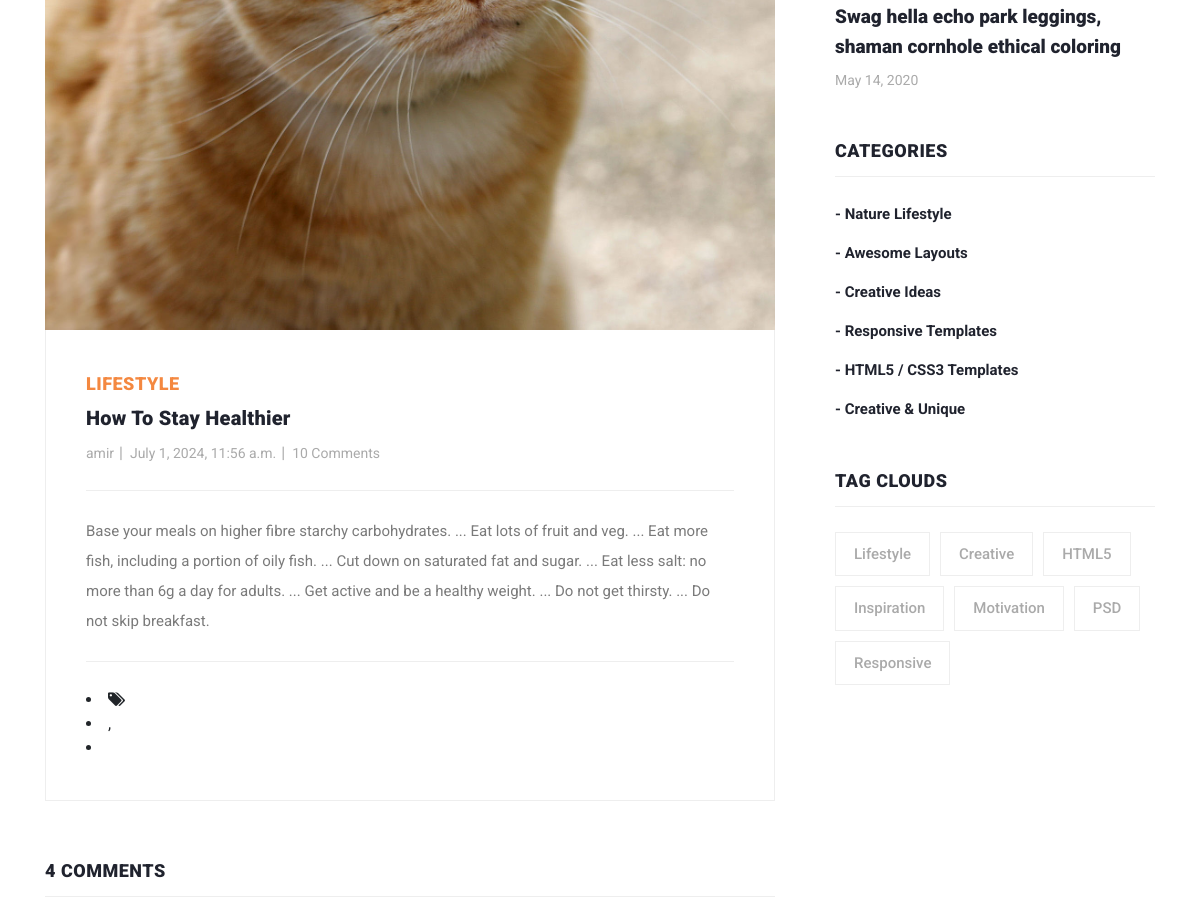
The page /post/details/1 (middle part) on the database as committed earlier.
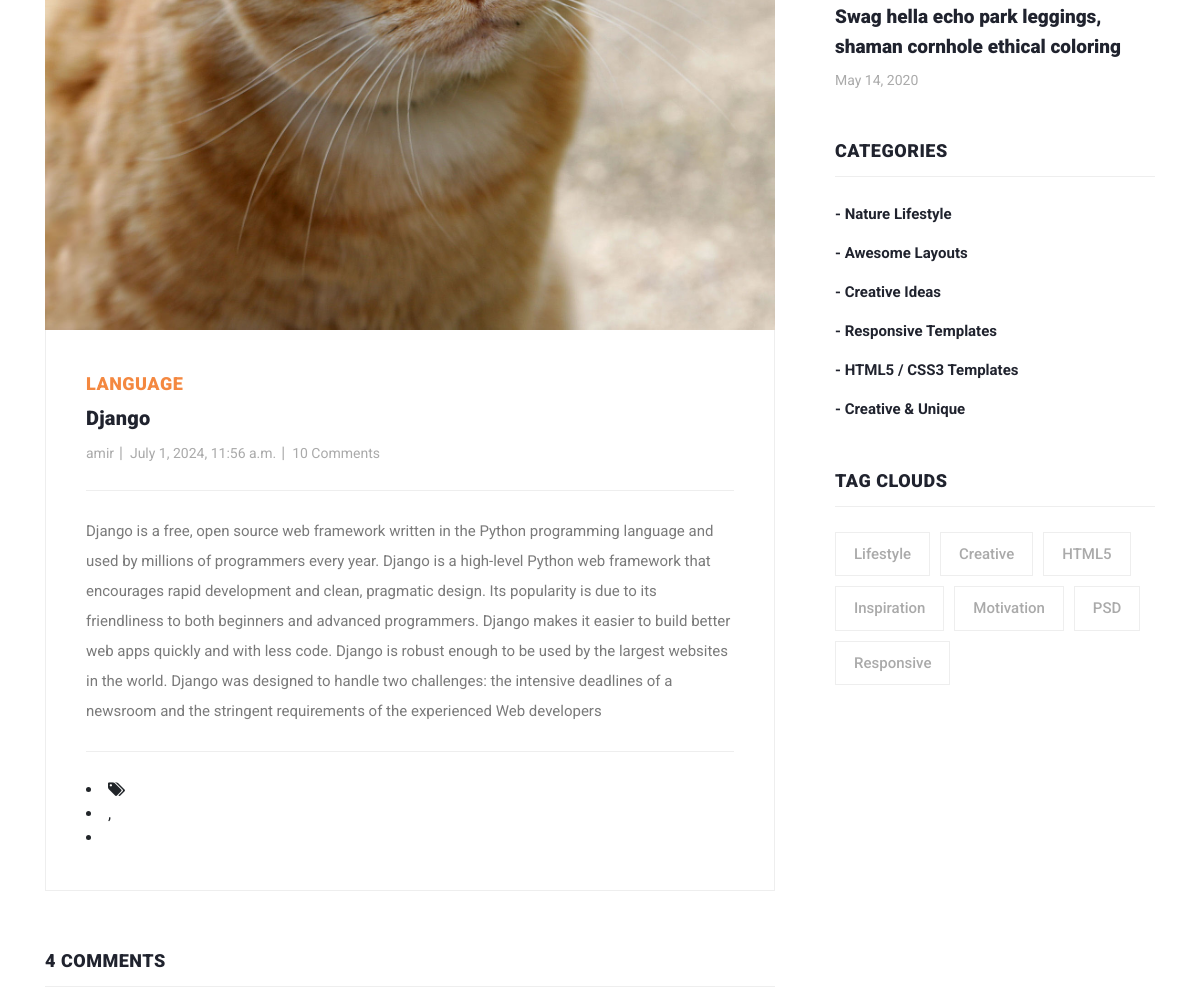
The same page on the database as committed later.
### post/models.py (models this page shows, shortened)
class Article(models.Model):
    author = models.ForeignKey(User, on_delete=models.CASCADE, null=True)
    category = models.ManyToManyField(Category)
    title = models.CharField(max_length=100)
    body = models.TextField()
    created_time = models.DateTimeField(auto_now_add=True)
    updated_time = models.DateTimeField(auto_now=True)
    image = models.ImageField(upload_to='images/post')

class Category(models.Model):
    title = models.CharField(max_length=100)
    def __str__(self):
        return self.title

### post/views.py (the view)
# urls.py: path('details/<int:pk>', views.post_details, name='details'),
def post_details(request, pk):
    articles = Article.objects.get(id=pk)
    return render(request, 'post/post-details.html', context={'articles': articles})

### post/templates/post/post-details.html (shortened to what the changed rows need)
{% load static %}
<!DOCTYPE html>
<html lang="en">
<head>
    <link href="{% static 'vendor/bootstrap/css/bootstrap.min.css' %}" rel="stylesheet">
    <link rel="stylesheet" href="{% static 'css/fontawesome.css' %}">
    <link rel="stylesheet" href="{% static 'css/templatemo-stand-blog.css' %}">
    <link rel="stylesheet" href="{% static 'css/owl.css' %}">
</head>
<body>
<section class="blog-posts grid-system">
    <div class="container">
        <div class="row">
            <div class="col-lg-8">
                <div class="all-blog-posts">
                    <div class="row">
                        <div class="col-lg-12">
                            <div class="blog-post">
                                <div class="blog-thumb">
                                    <img src="{{ articles.image.url }}" alt="">
                                </div>
                                <div class="down-content">
                                    <span>{{ articles.category.first }}</span>
                                    <a href="post-details.html"><h4>{{ articles.title }}</h4></a>
                                    <ul class="post-info">
                                        <li><a href="#">{{ articles.author }}</a></li>
                                        <li><a href="#">{{ articles.created_time }}</a></li>
                                        <li><a href="#">10 Comments</a></li>
                                    </ul>
                                    <p>{{ articles.body }}</p>
                                    <div class="post-options">
                                        <div class="row">
                                        </div>
                                    </div>
                                    <li><i class="fa fa-tags"></i></li>
                                    <li><a href="#">{{ article.category.first }}</a>,</li>
                                    <li><a href="#">{{ article.category.last }}</a></li>
                                </div>
                            </div>
                        </div>
                        <div class="col-lg-12">
                            <div class="sidebar-item comments">
                                <div class="sidebar-heading">
                                    <h2>4 comments</h2>
                                </div>
                            </div>
                        </div>
                    </div>
                </div>
            </div>
            <div class="col-lg-4">
                <div class="sidebar">
                    <div class="row">
                        <div class="col-lg-12">
                            <div class="sidebar-item categories">
                                <div class="sidebar-heading">
                                    <h2>Categories</h2>
                                </div>
                            </div>
                        </div>
                        <div class="col-lg-12">
                            <div class="sidebar-item tags">
                                <div class="sidebar-heading">
                                    <h2>Tag Clouds</h2>
                                </div>
                            </div>
                        </div>
                    </div>
                </div>
            </div>
        </div>
    </div>
</section>
</body>
</html>

Rows that differ between the two databases and show on the page:
changed Article "amir": category.first "LIFESTYLE" → "LANGUAGE"; title "How To Stay Healthier" → "Django"; body "Base your meals on higher fibre starchy carbohydrates. ... Eat lots of fruit and veg. ... Eat more fish, including a portion of oily fish. ... Cut down on saturated fat and sugar. ... Eat less salt: no more than 6g a day for adults. ... Get active and be a healthy weight. ... Do not get thirsty. ... Do not skip breakfast." → "Django is a free, open source web framework written in the Python programming language and used by millions of programmers every year. Django is a high-level Python web framework that encourages rapid development and clean, pragmatic design. Its popularity is due to its friendliness to both beginners and advanced programmers. Django makes it easier to build better web apps quickly and with less code. Django is robust enough to be used by the largest websites in the world. Django was designed to handle two challenges: the intensive deadlines of a newsroom and the stringent requirements of the experienced Web developers"
